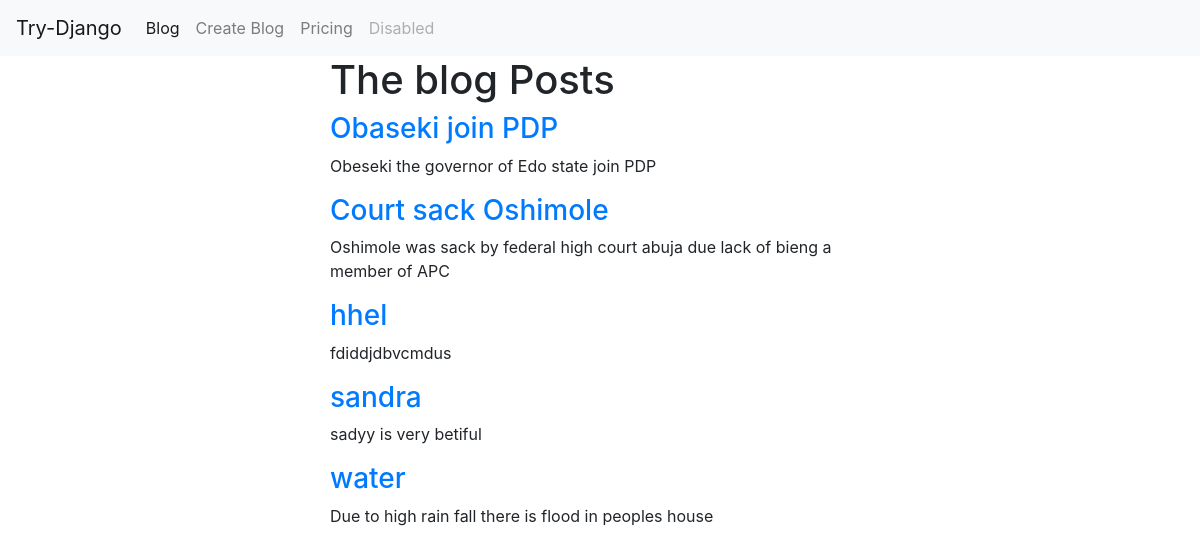
The page /blog/ on the database as committed earlier.
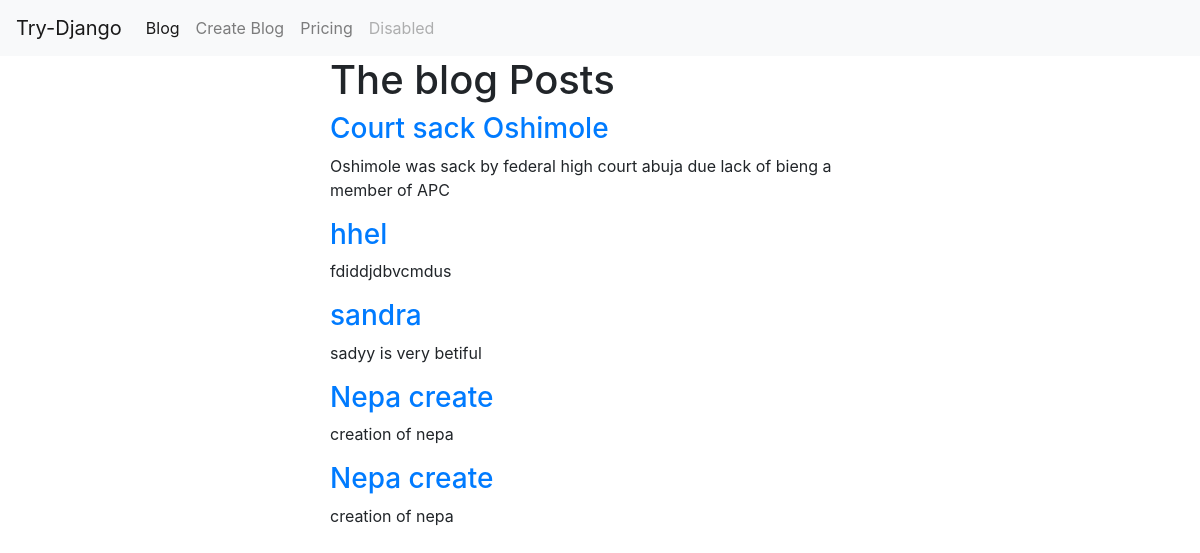
The same page on the database as committed later.
### blog/models.py (models this page shows, shortened)
class BlogPost(models.Model):
    user = models.ForeignKey(User, default=1, null=True, on_delete=models.SET_NULL)
    images = models.ImageField(upload_to='image/', blank=True, null=True)
    title = models.CharField(max_length=50)
    slug = models.SlugField(unique=True)
    content = models.TextField(null=True, blank=True)

### blog/views.py (the view)
# urls.py: path('', views.blog_list, name='blog_list'),
def blog_list(request):
    obj = BlogPost.objects.all()
    template_name = 'blog/blog_list.html'
    context = {'posts':obj}
    return render(request, template_name, context)

### blog/templates/blog/blog_list.html (shortened to what this page needs)
{% extends 'base.html' %}
{% block content %}
    <h1>The blog Posts</h1>
    {% for post in posts %}
        <h3><a href="{% url 'blog_detail' post.slug %}">{{ post.title }}</a></h3>
        <p>{{ post.content }}</p>
    {% endfor %}
{% endblock %}

### templates/base.html (shortened to what this page needs)
<!DOCTYPE html>
<html lang="en">
<head>
    <link rel="stylesheet" href="https://stackpath.bootstrapcdn.com/bootstrap/4.5.0/css/bootstrap.min.css">
</head>
<body>
    {% include "nav.html" %}
    <div class="container">
        <div class="row">
            <div class="col-6 mx-auto">
                {% block content %}
                {% endblock  %}
            </div>
        </div>
    </div>
</body>
</html>

### templates/nav.html (shortened to what this page needs)
<nav class="navbar navbar-expand-lg navbar-light bg-light">
    <a class="navbar-brand" href="/">Try-Django</a>
    <div class="collapse navbar-collapse" id="navbarNav">
      <ul class="navbar-nav">
        <li class="nav-item active">
          <a class="nav-link" href=" {% url 'blog_list' %}">Blog <span class="sr-only">(current)</span></a>
        </li>
        <li class="nav-item">
          <a class="nav-link" href="{% url 'blog_create' %}">Create Blog</a>
        </li>
        <li class="nav-item">
          <a class="nav-link" href="#">Pricing</a>
        </li>
        <li class="nav-item">
          <a class="nav-link disabled" href="#" tabindex="-1" aria-disabled="true">Disabled</a>
        </li>
      </ul>
    </div>
  </nav>

Rows that differ between the two databases and show on the page:
removed BlogPost: title "Obaseki join PDP", content "Obeseki the governor of Edo state join PDP"
removed BlogPost: title "water", content "Due to high rain fall there is flood in peoples house"
added BlogPost: title "Nepa create", content "creation of nepa"
added BlogPost: title "Nepa create", content "creation of nepa"
